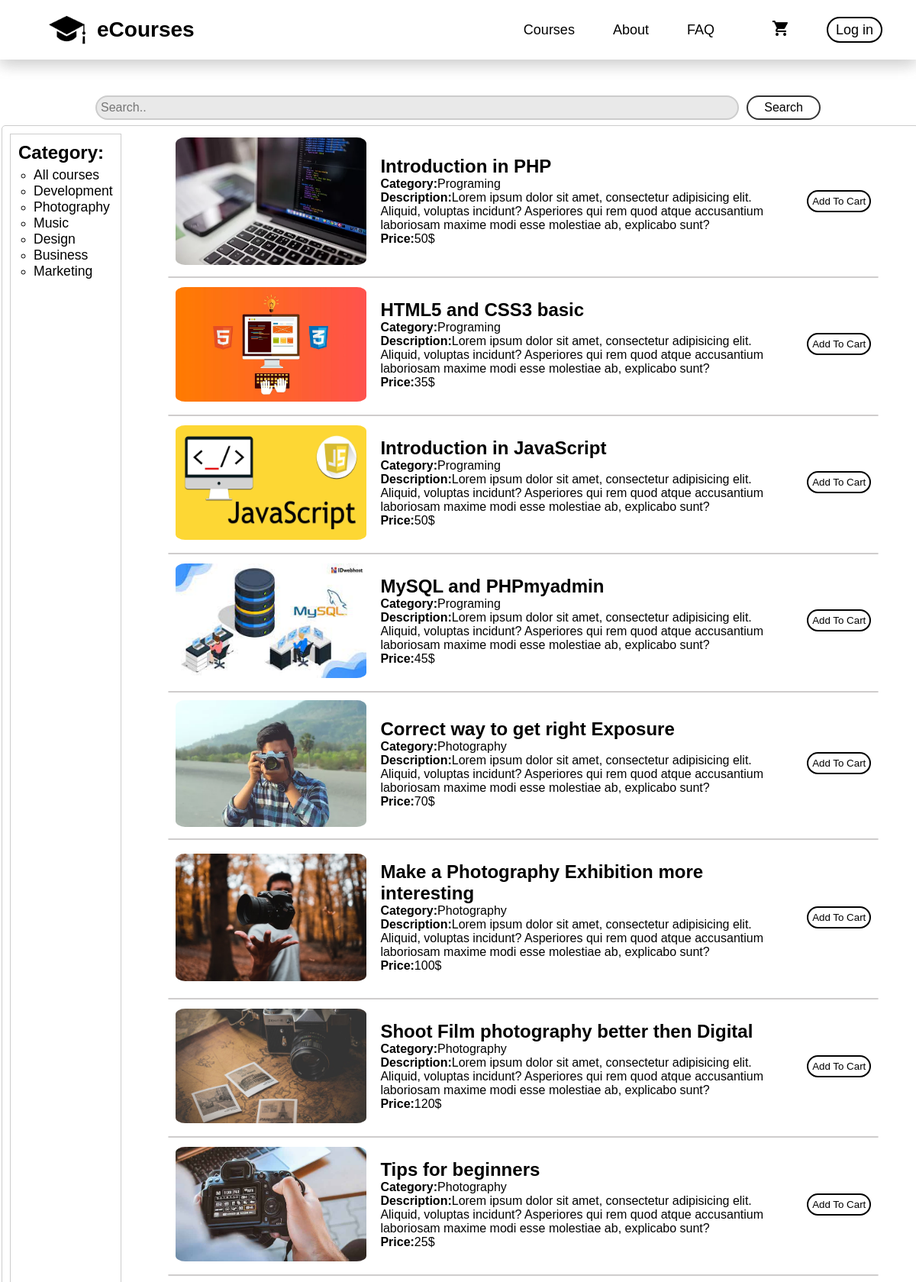
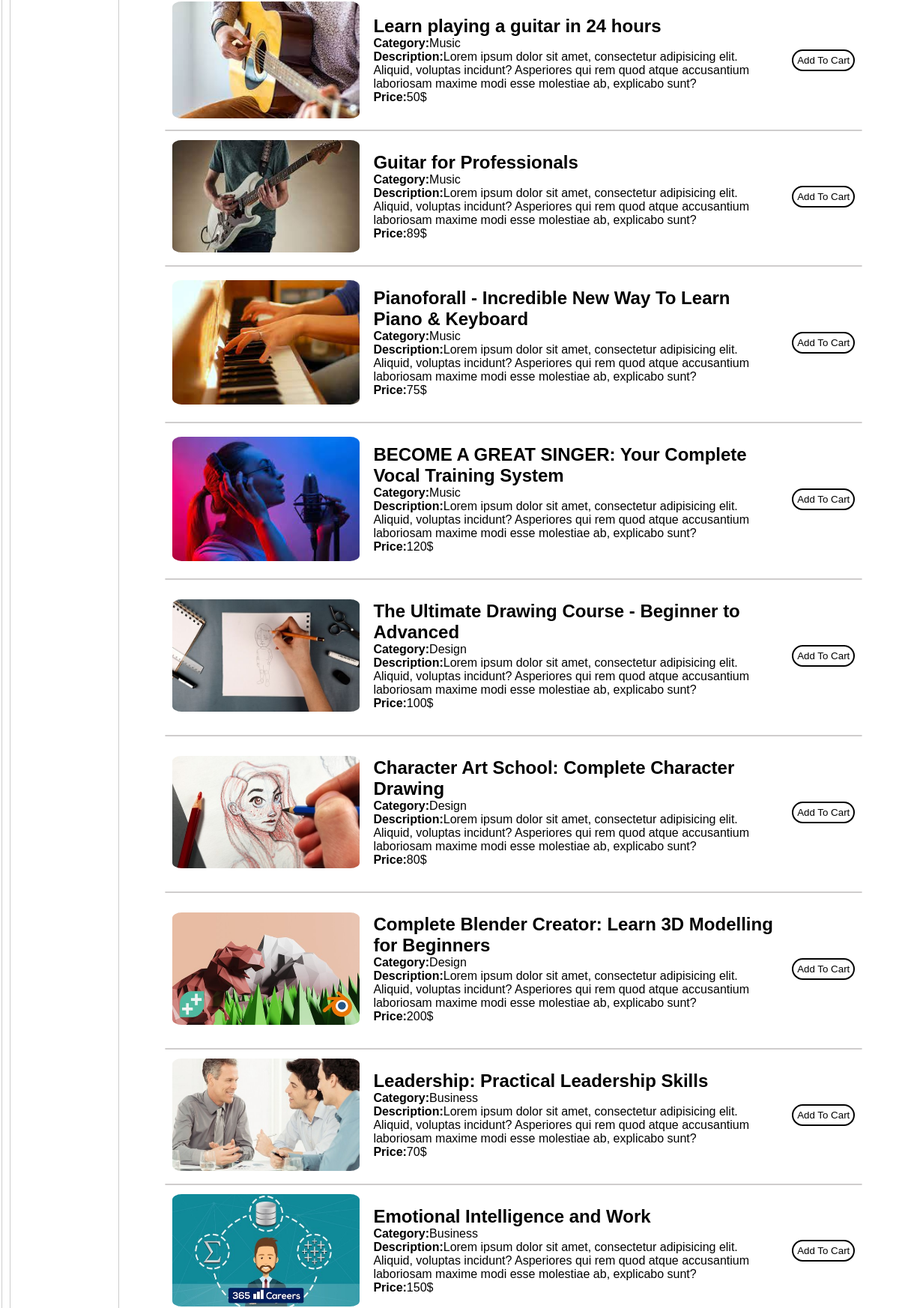
/courses.php (upper part), run on the app's committed database (2 pictures, top to bottom).
### tables this page shows
CREATE TABLE `courses` (
  `id` int NOT NULL,
  `name` varchar(100) NOT NULL,
  `categorie` varchar(100) NOT NULL,
  `price` int NOT NULL,
  `description` varchar(500) NOT NULL,
  `images` varchar(100) NOT NULL
);

### courses.php (the view, shortened to what this page needs)
<!DOCTYPE html>
<html lang="en">
  <head>
    <link rel="stylesheet" href="style/courses.css" />
  </head>
  <body>
    <header>
      <nav class="navbar">
        <div class="bar-logo">
          <img src="icons/logo.png" alt="logo" />
          <a href="index.php#home">eCourses</a>
        </div>
        <ul class="nav-menu">
          <li class="nav-item">
            <a href="courses.php" class="nav-link">Courses</a>
          </li>
          <li class="nav-item">
            <a href="index.php#about" class="nav-link">About</a>
          </li>
          <li class="nav-item">
            <a href="faq.php" class="nav-link">FAQ</a>
          </li>
          <li class="nav-item">
            <a href="cart.php" name="cart" class="nav-link">
              <img src="icons/cart.png" alt="cart" class="nav-link"
            /></a>
          </li>
          <?php
            if (!isset($_SESSION['email'])) {
                echo "<li class=\"nav-item\">
                <a href=\"login.php\" class=\"nav-link\" id=\"login\">Log in</a></li>";
            }
          ?>
        </ul>
      </nav>
    </header>
    <div class="courses" >
        <form class="header-content" action="" method="POST">
            <input type="text" name="text" placeholder="Search..">
            <input id="search_btn" type="submit" name="search" value="Search" />
        </form>
        <div class="items">
                <div class="left-container">
                    <h2>Category: </h2>
                    <ul>
                        <li><form action="" method="POST">
                            <input id="cat_list" type="submit" name="all_btn" value="All courses" />
                            </form>
                        </li>
                        <li><form action="" method="POST">
                            <input id="cat_list" type="submit" name="dev_btn" value="Development" />
                            </form>
                        </li>
                        <li><form action="" method="POST">
                            <input id="cat_list" type="submit" name="photo_btn" value="Photography" />
                            </form>
                        </li>
                        <li><form action="" method="POST">
                            <input id="cat_list" type="submit" name="music_btn" value="Music" />
                            </form>
                        </li>
                        <li><form action="" method="POST">
                            <input id="cat_list" type="submit" name="design_btn" value="Design" />
                            </form>
                        </li>
                        <li><form action="" method="POST">
                            <input id="cat_list" type="submit" name="business_btn" value="Business" />
                            </form>
                        </li>
                        <li><form action="" method="POST">
                            <input id="cat_list" type="submit" name="marketing_btn" value="Marketing" />
                            </form>
                        </li>
                    </ul>
                </div>
            <div class="container">
            <?php
                   require("mysql.php");
                   if (isset($_POST['text'])) {
                    $search = $_POST['text'];
                    if(isset($_POST['search'])){
                    $sql = $conexiune->query("SELECT * FROM courses
                     WHERE  categorie LIKE '%$search%'
                     OR name LIKE '%$search%'");
                         while($info = mysqli_fetch_array($sql)){
                          echo "<article>";
                          echo "<article class=\"course\">";
                                  echo "<img src=".$info["images"]." />";
                              echo " <div class=\"description\">";
                                      echo "<h1>".$info["name"]."</h1>";
                                      echo "<p><span>Category:</span>".$info["categorie"]."</p>";
                                      echo "<p id=\"descrip\"><span>Description:</span>".$info["description"]."</p>";
                                      echo "<p><span>Price:</span>".$info["price"]."$</p>";
                              echo "</div>";
                              echo "<form action=\"addToCart.php?id=".$info["id"]."\" method=\"POST\">
                              <input id=\"add_cart\" type=\"submit\" name=\"addCart\" value=\"Add To Cart\" />
                            </form>";
                          echo "</article>";
                          echo " <hr>";
                          echo "</article>";
                        }
                    }
                     else {
                        echo "Enter your text";
                    }
                }else{
                  if(isset($_POST['all_btn'])){
                            $date = $conexiune->query("SELECT * FROM courses");
                             while($info = mysqli_fetch_array($date)){
                               echo "<article>";
                               echo "<article class=\"course\">";
                                       echo "<img src=".$info["images"]." />";
                                   echo " <div class=\"description\">";
                                           echo "<h1>".$info["name"]."</h1>";
                                           echo "<p><span>Category:</span>".$info["categorie"]."</p>";
                                           echo "<p id=\"descrip\"><span>Description:</span>".$info["description"]."</p>";
                                           echo "<p><span>Price:</span>".$info["price"]."$</p>";
                                   echo "</div>";
                                   echo "<form action=\"addToCart.php?id=".$info["id"]."\" method=\"POST\">
                                   <input id=\"add_cart\" type=\"submit\" name=\"addCart\" value=\"Add To Cart\" />
                                 </form>";
                               echo "</article>";
                               echo " <hr>";
                               echo "</article>";
                           }
                           }else{
                            $date = $conexiune->query("SELECT * FROM courses");
                            while($info = mysqli_fetch_array($date)){
                              echo "<article>";
                              echo "<article class=\"course\">";
                                      echo "<img src=".$info["images"]." />";
                                  echo " <div class=\"description\">";
                                          echo "<h1>".$info["name"]."</h1>";
                                          echo "<p><span>Category:</span>".$info["categorie"]."</p>";
                                          echo "<p id=\"descrip\"><span>Description:</span>".$info["description"]."</p>";
                                          echo "<p><span>Price:</span>".$info["price"]."$</p>";
                                  echo "</div>";
                                  echo "<form action=\"addToCart.php?id=".$info["id"]."\" method=\"POST\">
                                  <input id=\"add_cart\" type=\"submit\" name=\"addCart\" value=\"Add To Cart\" />
                                </form>";
                              echo "</article>";
                              echo " <hr>";
                              echo "</article>";
                            }
                           }
                }
                       ?>
            </div>
        </div>
    </div>
  </body>
</html>

### style/courses.css (style rules this page uses)
* { margin: 0; padding: 0; font-family: "Montserrat", sans-serif; }
body { overflow-x: hidden; }
header { position: fixed; top: 0; background-color: #fff; width: 100%; margin: 0px; box-shadow: 0 8px 16px 0 rgba(191, 191, 191, 0.2), 0 6px 20px 0 rgba(0, 0, 0, 0.19); }
.navbar { min-height: 70px; display: flex; justify-content: space-between; align-items: center; padding: 0 24px; }
.bar-logo { width: auto; margin: 0px; display: flex; align-items: center; justify-content: space-between; }
.bar-logo > img { display: block; margin-left: 25px; padding: 15px; max-width: 48px; }
.bar-logo > a { text-decoration: none; color: #000000; font-weight: bold; font-size: 28px; }
header nav ul { list-style-type: none; display: flex; justify-content: space-between; align-items: center; gap: 20px; }
nav ul li { padding: 15px; }
.nav-item img { margin-left: 25px; max-width: 20px; border: 1px solid transparent; background-color: transparent; }
a#login { text-decoration: none; margin-right: 5px; background-color: transparent; color: #000000; border: 2px solid #000000; border-radius: 20px; padding: 5px; padding-right: 10px; padding-left: 10px; transition-duration: 0.4s; }
.nav-link { text-decoration: none; color: #000; font-size: 18px; transition: 0.7s ease; }
li.nav-item { display: inline-block; }
.courses { width: 100%; margin: 120px auto 50px auto; }
.container { display: flex; flex-direction: column; align-items: center; justify-content: center; width: 90%; margin: 5px auto; }
.header-content { width: 80%; margin: 0px auto; display: grid; grid-template-columns: 8fr 1fr; }
input[type="text"] { margin: 5px; border: 2px solid #ccc; border-radius: 20px; font-size: 1rem; background-color: rgb(233, 233, 233); padding: 5px; }
#search_btn { margin: 5px; border: 2px solid #333; color: #000; border-radius: 20px; font-size: 1rem; background-color: #fff; padding: 5px; cursor: pointer; }
.items { width: 100%; margin: 2px 2px 0px 2px; display: grid; grid-template-columns: 1fr 7fr; border: 1px solid #cdcdcd; border-radius: 5px; }
.left-container { margin: 10px; padding: 10px; text-decoration: none; border: 1px solid #cdcdcd; }
#cat_list { border: none; background-color: transparent; color: #000; font-size: 1.1rem; cursor: pointer; }
.left-container ul { list-style-type: circle; margin-left: 20px; margin-top: 5px; }
.course { padding: 10px; display: flex; align-items: center; justify-content: space-between; }
hr { margin-top: 5px; border: 1px solid #cfcdcd; border-radius: 20px; }
.course > img { max-width: 250px; min-height: 150px; border-radius: 5%; }
.description { height: 100%; padding: 18px; display: flex; flex-direction: column; align-items: baseline; justify-content: space-between; }
.description > h1 { font-size: 1.5rem; }
.description p span { font-weight: bold; }
#add_cart { background-color: transparent; margin: 10px 0px; color: #000; border: 2px solid #000; border-radius: 20px; padding: 5px; transition-duration: 0.4s; }

### data on the page
courses: images (picture), name "Introduction in PHP", categorie "Programing", description "Lorem ipsum dolor sit amet, consectetur adipisicing elit. Aliquid, voluptas incidunt? Asperiores qui rem quod atque accusantium laboriosam maxime modi esse molestiae ab, explicabo sunt?", price "50"
courses: images (picture), name "HTML5 and CSS3 basic", categorie "Programing", description "Lorem ipsum dolor sit amet, consectetur adipisicing elit. Aliquid, voluptas incidunt? Asperiores qui rem quod atque accusantium laboriosam maxime modi esse molestiae ab, explicabo sunt?", price "35"
courses: shows a picture, name "Introduction in JavaScript", categorie "Programing", description "Lorem ipsum dolor sit amet, consectetur adipisicing elit. Aliquid, voluptas incidunt? Asperiores qui rem quod atque accusantium laboriosam maxime modi esse molestiae ab, explicabo sunt?", price "50"
courses: images (picture), name "MySQL and PHPmyadmin", categorie "Programing", description "Lorem ipsum dolor sit amet, consectetur adipisicing elit. Aliquid, voluptas incidunt? Asperiores qui rem quod atque accusantium laboriosam maxime modi esse molestiae ab, explicabo sunt?", price "45"
courses: images (picture), name "Correct way to get right Exposure", categorie "Photography", description "Lorem ipsum dolor sit amet, consectetur adipisicing elit. Aliquid, voluptas incidunt? Asperiores qui rem quod atque accusantium laboriosam maxime modi esse molestiae ab, explicabo sunt?", price "70"
courses: images (picture), name "Make a Photography Exhibition more interesting", categorie "Photography", description "Lorem ipsum dolor sit amet, consectetur adipisicing elit. Aliquid, voluptas incidunt? Asperiores qui rem quod atque accusantium laboriosam maxime modi esse molestiae ab, explicabo sunt?", price "100"
courses: images (picture), name "Shoot Film photography better then Digital", categorie "Photography", description "Lorem ipsum dolor sit amet, consectetur adipisicing elit. Aliquid, voluptas incidunt? Asperiores qui rem quod atque accusantium laboriosam maxime modi esse molestiae ab, explicabo sunt?", price "120"
courses: images (picture), name "Tips for beginners", categorie "Photography", description "Lorem ipsum dolor sit amet, consectetur adipisicing elit. Aliquid, voluptas incidunt? Asperiores qui rem quod atque accusantium laboriosam maxime modi esse molestiae ab, explicabo sunt?", price "25"
courses: images (picture), name "Learn playing a guitar in 24 hours", categorie "Music", description "Lorem ipsum dolor sit amet, consectetur adipisicing elit. Aliquid, voluptas incidunt? Asperiores qui rem quod atque accusantium laboriosam maxime modi esse molestiae ab, explicabo sunt?", price "50"
courses: images (picture), name "Guitar for Professionals", categorie "Music", description "Lorem ipsum dolor sit amet, consectetur adipisicing elit. Aliquid, voluptas incidunt? Asperiores qui rem quod atque accusantium laboriosam maxime modi esse molestiae ab, explicabo sunt?", price "89"
courses: images (picture), name "Pianoforall - Incredible New Way To Learn Piano & Keyboard", categorie "Music", description "Lorem ipsum dolor sit amet, consectetur adipisicing elit. Aliquid, voluptas incidunt? Asperiores qui rem quod atque accusantium laboriosam maxime modi esse molestiae ab, explicabo sunt?", price "75"
courses: images (picture), name "BECOME A GREAT SINGER: Your Complete Vocal Training System", categorie "Music", description "Lorem ipsum dolor sit amet, consectetur adipisicing elit. Aliquid, voluptas incidunt? Asperiores qui rem quod atque accusantium laboriosam maxime modi esse molestiae ab, explicabo sunt?", price "120"
courses: images (picture), name "The Ultimate Drawing Course - Beginner to Advanced", categorie "Design", description "Lorem ipsum dolor sit amet, consectetur adipisicing elit. Aliquid, voluptas incidunt? Asperiores qui rem quod atque accusantium laboriosam maxime modi esse molestiae ab, explicabo sunt?", price "100"
courses: images (picture), name "Character Art School: Complete Character Drawing", categorie "Design", description "Lorem ipsum dolor sit amet, consectetur adipisicing elit. Aliquid, voluptas incidunt? Asperiores qui rem quod atque accusantium laboriosam maxime modi esse molestiae ab, explicabo sunt?", price "80"
courses: images (picture), name "Complete Blender Creator: Learn 3D Modelling for Beginners", categorie "Design", description "Lorem ipsum dolor sit amet, consectetur adipisicing elit. Aliquid, voluptas incidunt? Asperiores qui rem quod atque accusantium laboriosam maxime modi esse molestiae ab, explicabo sunt?", price "200"
courses: images (picture), name "Leadership: Practical Leadership Skills", categorie "Business", description "Lorem ipsum dolor sit amet, consectetur adipisicing elit. Aliquid, voluptas incidunt? Asperiores qui rem quod atque accusantium laboriosam maxime modi esse molestiae ab, explicabo sunt?", price "70"
courses: images (picture), name "Emotional Intelligence and Work", categorie "Business", description "Lorem ipsum dolor sit amet, consectetur adipisicing elit. Aliquid, voluptas incidunt? Asperiores qui rem quod atque accusantium laboriosam maxime modi esse molestiae ab, explicabo sunt?", price "150"
